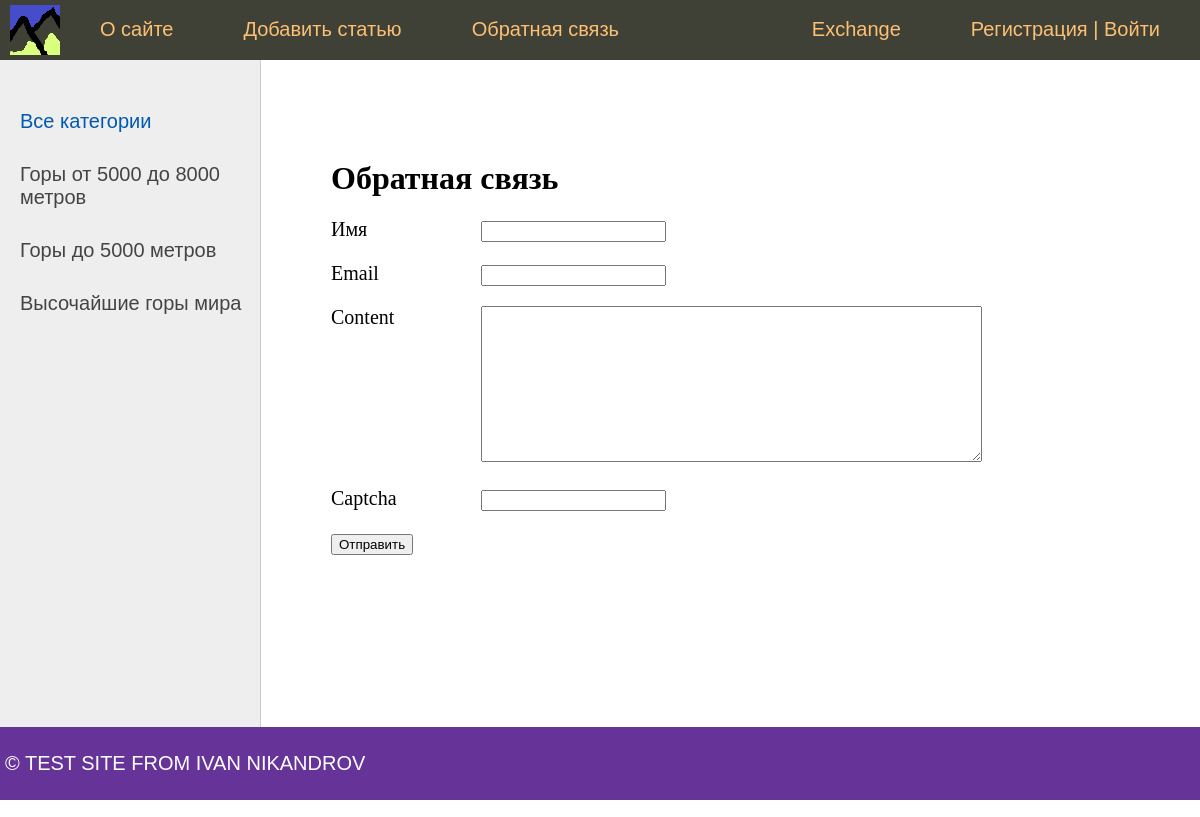
Page /contact/ on the committed database.
### mount/models.py (models this page shows, shortened)
class Category(models.Model):
    name = models.CharField(max_length=100, db_index=True, verbose_name="Категория")
    slug = models.SlugField(max_length=255, unique=True, db_index=True, verbose_name='URL')
    def get_absolute_url(self):
        return reverse('category', kwargs={'cat_slug': self.slug})
    class Meta:
        verbose_name = 'Категории'
        verbose_name_plural = 'Категории'
        ordering = ['id']

### mount/views.py (the view, shortened to what this page needs)
# urls.py: path('contact/', ContactFormView.as_view(), name='contact'),
class ContactFormView(DataMixin, FormView):
    form_class = ContactForm
    template_name = 'mount/contact.html'
    success_url = reverse_lazy('home')
    def get_context_data(self, *, object_list=None, **kwargs):
        context = super().get_context_data(**kwargs)
        c_def = self.get_user_context(title='Обратная связь')
        return dict(list(context.items()) + list(c_def.items()))

### mount/forms.py
class ContactForm(forms.Form):
    name = forms.CharField(label="Имя", max_length=255)
    email = forms.EmailField(label='Email')
    content = forms.CharField(widget=forms.Textarea(attrs={'cols':60, "rows":10}))
    captcha = CaptchaField()

### mount/templatetags/mount_tags.py (called while the page is built)
@register.inclusion_tag('mount/list_categories.html')
def show_categories(sort=None, cat_selected=0):
    if not sort:
        cats = Category.objects.all()
    else:
        cats = Category.objects.order_by(sort)
    return {'cats': cats, "cat_selected": cat_selected}

@register.inclusion_tag('mount/list_mainmenu.html')
def show_mainmenu(sort=None):
    menu = [
        {'title': 'О сайте', 'url_name': 'about'},
        {'title': 'Добавить статью', 'url_name': 'add_page'},
        {'title': 'Обратная связь', 'url_name': 'contact'},
        {'title': 'Exchange', 'url_name': 'exchange_main'},
    ]
    return {'menu': menu}

### mount/utils.py (called while the page is built)
    def get_user_context(self, **kwargs):
        context = kwargs
        cats = cache.get('cats')
        if not cats:
            cats = Category.objects.all()
            cache.set('cats', cats, 60)
        context['cats'] = cats
        if 'cat_selected' not in context:
            context['cat_selected'] = 0
        return context

### mount/templates/mount/contact.html (shortened to what this page needs)
{% extends 'mount/base.html' %}
{% block content %}
<h1>{{ title }}</h1>
    <form method="post">
        {% for f in form %}
            <p><label class="form-label" for="{{ f.id_for_label }}">{{ f.label }}</label>{{ f }}</p>
        {% endfor %}
        <button type="submit">Отправить</button>
    </form>
{% endblock %}

### mount/templates/mount/list_categories.html
        {% for c in cats %}
            {% if c.pk == cat_selected %}
                <li class="selected">{{ c.name }}</li>
            {% else %}
                <li><a href="{{ c.get_absolute_url }}">{{ c.name }}</a></li>
            {% endif %}
        {% endfor %}

### mount/static/mount/css/styles.css (style rules this page uses)
html, body { font-family: 'Arial'; margin: 0; padding: 0; height: 100%; width: 100%; color: #444; }
a { color: #0059b2; text-decoration: none; }
.left-chapters ul li { margin: 30px 0 0 0; color: #999; }
.left-chapters ul li a { color: #444; text-decoration: none; }
.content-text h1 { font-size: 32px; }
.form-label { display: inline-block; min-width: 150px; vertical-align: top; }

### rows in the picture
Category: name "Горы от 5000 до 8000 метров"
Category: name "Горы до 5000 метров"
Category: name "Высочайшие горы мира"

### other values in the picture
{{ m.title }} "О сайте" "Добавить статью" "Обратная связь"
{{ m.title }} "Exchange"
{{ title }} "Обратная связь"
{{ f.label }} "Имя" "Email" "Content" "Captcha"
